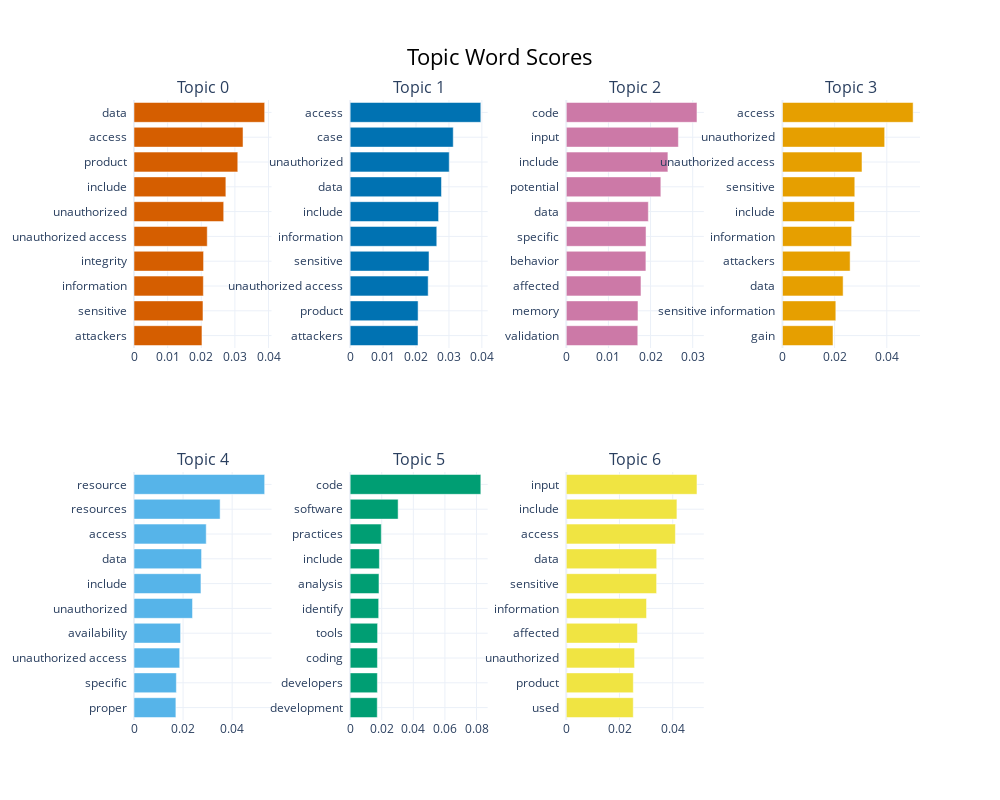

The notebook cell this image was saved under:
### Code cell
topic_model.visualize_barchart(top_n_topics=10, n_words=10, height=400, width=250)

### Figure 1 — Plotly figure (JSON) as saved in the notebook; plotly's stock layout.template omitted (floating-point values rounded to 4 significant figures)
{"data": [{"marker": {"color": "#D55E00"}, "orientation": "h", "type": "bar", "x": [0.02021, 0.02051, 0.02062, 0.02069, 0.02178, 0.02667, 0.02732, 0.03086, 0.03242, 0.03886], "xaxis": "x", "y": ["attackers  ", "sensitive  ", "information  ", "integrity  ", "unauthorized access  ", "unauthorized  ", "include  ", "product  ", "access  ", "data  "], "yaxis": "y"}, {"marker": {"color": "#0072B2"}, "orientation": "h", "type": "bar", "x": [0.02061, 0.02063, 0.02369, 0.02395, 0.0263, 0.02686, 0.02773, 0.03009, 0.0313, 0.03968], "xaxis": "x2", "y": ["attackers  ", "product  ", "unauthorized access  ", "sensitive  ", "information  ", "include  ", "data  ", "unauthorized  ", "case  ", "access  "], "yaxis": "y2"}, {"marker": {"color": "#CC79A7"}, "orientation": "h", "type": "bar", "x": [0.01697, 0.01701, 0.01773, 0.01889, 0.01892, 0.01947, 0.02244, 0.02412, 0.02661, 0.03102], "xaxis": "x3", "y": ["validation  ", "memory  ", "affected  ", "behavior  ", "specific  ", "data  ", "potential  ", "include  ", "input  ", "code  "], "yaxis": "y3"}, {"marker": {"color": "#E69F00"}, "orientation": "h", "type": "bar", "x": [0.01937, 0.02046, 0.02326, 0.02594, 0.02652, 0.02761, 0.02773, 0.03049, 0.03918, 0.05009], "xaxis": "x4", "y": ["gain  ", "sensitive information  ", "data  ", "attackers  ", "information  ", "include  ", "sensitive  ", "unauthorized access  ", "unauthorized  ", "access  "], "yaxis": "y4"}, {"marker": {"color": "#56B4E9"}, "orientation": "h", "type": "bar", "x": [0.01707, 0.01727, 0.01863, 0.01899, 0.02385, 0.02728, 0.02753, 0.02944, 0.0351, 0.05326], "xaxis": "x5", "y": ["proper  ", "specific  ", "unauthorized access  ", "availability  ", "unauthorized  ", "include  ", "data  ", "access  ", "resources  ", "resource  "], "yaxis": "y5"}, {"marker": {"color": "#009E73"}, "orientation": "h", "type": "bar", "x": [0.01717, 0.01725, 0.01727, 0.01736, 0.01807, 0.01825, 0.01851, 0.01971, 0.03037, 0.08273], "xaxis": "x6", "y": ["development  ", "developers  ", "coding  ", "tools  ", "identify  ", "analysis  ", "include  ", "practices  ", "software  ", "code  "], "yaxis": "y6"}, {"marker": {"color": "#F0E442"}, "orientation": "h", "type": "bar", "x": [0.02516, 0.02518, 0.02566, 0.02674, 0.03016, 0.03394, 0.03398, 0.041, 0.04158, 0.04912], "xaxis": "x7", "y": ["used  ", "product  ", "unauthorized  ", "affected  ", "information  ", "sensitive  ", "data  ", "access  ", "include  ", "input  "], "yaxis": "y7"}], "layout": {"annotations": [{"font": {"size": 16}, "showarrow": false, "text": "Topic 0", "x": 0.0875, "xanchor": "center", "xref": "paper", "y": 1, "yanchor": "bottom", "yref": "paper"}, {"font": {"size": 16}, "showarrow": false, "text": "Topic 1", "x": 0.3625, "xanchor": "center", "xref": "paper", "y": 1, "yanchor": "bottom", "yref": "paper"}, {"font": {"size": 16}, "showarrow": false, "text": "Topic 2", "x": 0.6375, "xanchor": "center", "xref": "paper", "y": 1, "yanchor": "bottom", "yref": "paper"}, {"font": {"size": 16}, "showarrow": false, "text": "Topic 3", "x": 0.9125, "xanchor": "center", "xref": "paper", "y": 1, "yanchor": "bottom", "yref": "paper"}, {"font": {"size": 16}, "showarrow": false, "text": "Topic 4", "x": 0.0875, "xanchor": "center", "xref": "paper", "y": 0.4, "yanchor": "bottom", "yref": "paper"}, {"font": {"size": 16}, "showarrow": false, "text": "Topic 5", "x": 0.3625, "xanchor": "center", "xref": "paper", "y": 0.4, "yanchor": "bottom", "yref": "paper"}, {"font": {"size": 16}, "showarrow": false, "text": "Topic 6", "x": 0.6375, "xanchor": "center", "xref": "paper", "y": 0.4, "yanchor": "bottom", "yref": "paper"}], "height": 800, "hoverlabel": {"bgcolor": "white", "font": {"family": "Rockwell", "size": 16}}, "showlegend": false, "title": {"font": {"color": "Black", "size": 22}, "text": "Topic Word Scores", "x": 0.5, "xanchor": "center", "yanchor": "top"}, "width": 1000, "xaxis": {"anchor": "y", "autorange": true, "domain": [0, 0.175], "range": [0, 0.0409], "showgrid": true, "type": "linear"}, "xaxis2": {"anchor": "y2", "autorange": true, "domain": [0.275, 0.45], "range": [0, 0.04177], "showgrid": true, "type": "linear"}, "xaxis3": {"anchor": "y3", "autorange": true, "domain": [0.55, 0.725], "range": [0, 0.03265], "showgrid": true, "type": "linear"}, "xaxis4": {"anchor": "y4", "autorange": true, "domain": [0.825, 1], "range": [0, 0.05273], "showgrid": true, "type": "linear"}, "xaxis5": {"anchor": "y5", "autorange": true, "domain": [0, 0.175], "range": [0, 0.05606], "showgrid": true, "type": "linear"}, "xaxis6": {"anchor": "y6", "autorange": true, "domain": [0.275, 0.45], "range": [0, 0.08708], "showgrid": true, "type": "linear"}, "xaxis7": {"anchor": "y7", "autorange": true, "domain": [0.55, 0.725], "range": [0, 0.0517], "showgrid": true, "type": "linear"}, "xaxis8": {"anchor": "y8", "domain": [0.825, 1], "showgrid": true}, "yaxis": {"anchor": "x", "autorange": true, "domain": [0.6, 1], "range": [-0.5, 9.5], "showgrid": true, "type": "category"}, "yaxis2": {"anchor": "x2", "autorange": true, "domain": [0.6, 1], "range": [-0.5, 9.5], "showgrid": true, "type": "category"}, "yaxis3": {"anchor": "x3", "autorange": true, "domain": [0.6, 1], "range": [-0.5, 9.5], "showgrid": true, "type": "category"}, "yaxis4": {"anchor": "x4", "autorange": true, "domain": [0.6, 1], "range": [-0.5, 9.5], "showgrid": true, "type": "category"}, "yaxis5": {"anchor": "x5", "autorange": true, "domain": [0, 0.4], "range": [-0.5, 9.5], "showgrid": true, "type": "category"}, "yaxis6": {"anchor": "x6", "autorange": true, "domain": [0, 0.4], "range": [-0.5, 9.5], "showgrid": true, "type": "category"}, "yaxis7": {"anchor": "x7", "autorange": true, "domain": [0, 0.4], "range": [-0.5, 9.5], "showgrid": true, "type": "category"}, "yaxis8": {"anchor": "x8", "domain": [0, 0.4], "showgrid": true}}}
